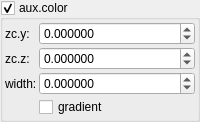
    <widget class="MyGroupBox" name="groupCheck_fold_color_aux_color_enabled">
     <property name="toolTip">
      <string/>
     </property>
     <property name="title">
      <string>aux.color&amp;</string>
     </property>
     <property name="checkable">
      <bool>true</bool>
     </property>
     <layout class="QVBoxLayout" name="verticalLayout_60">
      <property name="spacing">
       <number>2</number>
      </property>
      <property name="leftMargin">
       <number>2</number>
      </property>
      <property name="topMargin">
       <number>2</number>
      </property>
      <property name="rightMargin">
       <number>2</number>
      </property>
      <property name="bottomMargin">
       <number>2</number>
      </property>
      <item>
       <layout class="QGridLayout" name="gridLayout_24" columnstretch="0,1">
        <property name="spacing">
         <number>2</number>
        </property>
        <item row="1" column="1">
         <widget class="MyDoubleSpinBox" name="spinbox4_fold_color_difs_0000_z">
          <property name="sizePolicy">
           <sizepolicy hsizetype="Minimum" vsizetype="Maximum">
            <horstretch>0</horstretch>
            <verstretch>0</verstretch>
           </sizepolicy>
          </property>
          <property name="prefix">
           <string/>
          </property>
          <property name="suffix">
           <string/>
          </property>
          <property name="decimals">
           <number>6</number>
          </property>
          <property name="minimum">
           <double>-99.999899999999997</double>
          </property>
          <property name="maximum">
           <double>99.999899999999997</double>
          </property>
          <property name="singleStep">
           <double>0.100000000000000</double>
          </property>
         </widget>
        </item>
        <item row="0" column="0">
         <widget class="QLabel" name="label_186">
          <property name="text">
           <string>zc.y:</string>
          </property>
         </widget>
        </item>
        <item row="1" column="0">
         <widget class="QLabel" name="label_185">
          <property name="text">
           <string>zc.z:</string>
          </property>
         </widget>
        </item>
        <item row="3" column="1">
         <widget class="MyCheckBox" name="checkBox_transf_function_enabledG_false">
          <property name="text">
           <string>gradient</string>
          </property>
         </widget>
        </item>
        <item row="0" column="1">
         <widget class="MyDoubleSpinBox" name="spinbox4_fold_color_difs_0000_w">
          <property name="sizePolicy">
           <sizepolicy hsizetype="Minimum" vsizetype="Maximum">
            <horstretch>0</horstretch>
            <verstretch>0</verstretch>
           </sizepolicy>
          </property>
          <property name="prefix">
           <string/>
          </property>
          <property name="suffix">
           <string/>
          </property>
          <property name="decimals">
           <number>6</number>
          </property>
          <property name="minimum">
           <double>-99.999899999999997</double>
          </property>
          <property name="maximum">
           <double>99.999899999999997</double>
          </property>
          <property name="singleStep">
           <double>0.100000000000000</double>
          </property>
         </widget>
        </item>
        <item row="2" column="1">
         <widget class="MyDoubleSpinBox" name="spinbox_fold_color_difs1">
          <property name="enabled">
           <bool>true</bool>
          </property>
          <property name="sizePolicy">
           <sizepolicy hsizetype="Minimum" vsizetype="Maximum">
            <horstretch>0</horstretch>
            <verstretch>0</verstretch>
           </sizepolicy>
          </property>
          <property name="prefix">
           <string/>
          </property>
          <property name="suffix">
           <string/>
          </property>
          <property name="decimals">
           <number>6</number>
          </property>
          <property name="minimum">
           <double>-99.999899999999997</double>
          </property>
          <property name="maximum">
           <double>99.999899999999997</double>
          </property>
          <property name="singleStep">
           <double>0.100000000000000</double>
          </property>
         </widget>
        </item>
        <item row="2" column="0">
         <widget class="QLabel" name="label_187">
          <property name="text">
           <string>width:</string>
          </property>
         </widget>
        </item>
       </layout>
      </item>
     </layout>
    </widget>
